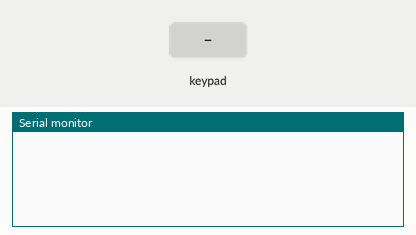
A program run on a simulated Arduino Uno, built with avr-gcc and run on an emulated ATmega328P. On the bench: the last lines printed to the serial monitor. The inputs (shaded band) are chosen by the test bench.

Above: at 1.2 s.
1.3 s: key '#' pressed
At 2.5 s:
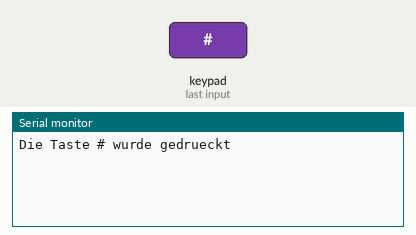
2.8 s: keypad keys 8 7 6 pressed 0.4 s apart
At 4.2 s:
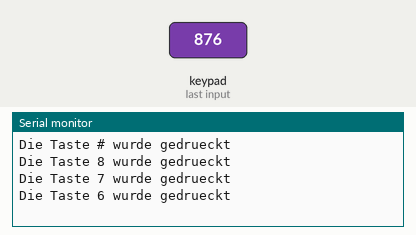
5.5 s: key '*' pressed
At 6.0 s:
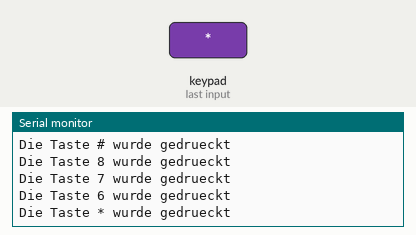
7.0 s: keypad keys 5 4 3 2 pressed 0.4 s apart
At 9.1 s:
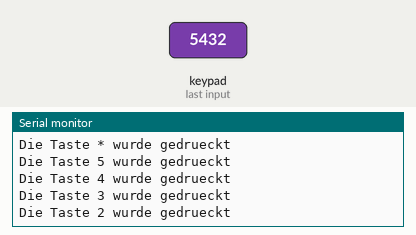
Timing chart, 0 to 10.6 s (numbered marks = the images above; inputs shaded):
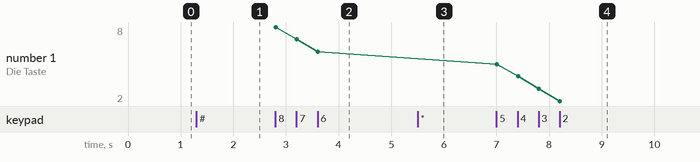

The program:

main.cpp
```cpp
#include <Arduino.h>
#include <Keypad.h>
//Hier wird die größe des Keypads definiert
const byte COLS = 3; //3 Spalten
const byte ROWS = 4; //4 Zeilen
//Die Ziffern/Zeichen:
char hexaKeys[ROWS][COLS] = {
    {'#', '0', '*'},
    {'9', '8', '7'},
    {'6', '5', '4'},
    {'3', '2', '1'}};
byte colPins[COLS] = {8, 7, 6};                                                 //Definition der Pins für die 3 Spalten
byte rowPins[ROWS] = {5, 4, 3, 2};                                              //Definition der Pins für die 4 Zeilen
char Taste;                                                                     //pressedKey entspricht in Zukunft den gedrückten Tasten
Keypad Tastenfeld = Keypad(makeKeymap(hexaKeys), rowPins, colPins, ROWS, COLS); //Das Keypad kann absofort mit myKeypad angesprochen werden
void setup()
{
  Serial.begin(9600);
}

void loop()
{
  Taste = Tastenfeld.getKey(); //pressedKey entspricht der gedrückten Taste
  if (Taste)
  { //Wenn eine Taste gedrückt wurde
    Serial.print("Die Taste ");
    Serial.print(Taste);
    Serial.print(" wurde gedrueckt");
    Serial.println(); //Teile uns am Serial Monitor die gedrückte Taste mit
  }
}
```

Measured:
- after the input at 1.3 s, the serial monitor: prints a new line at once (image 1)
- after the input at 2.8 s, the serial monitor: prints a new line at once (image 2)
- after the input at 5.5 s, the serial monitor: prints a new line at once (image 3)
- after the input at 7.0 s, the serial monitor: prints a new line at once (image 4)
- plotted number 1: 6 → 2 after the input at 7.0 s
